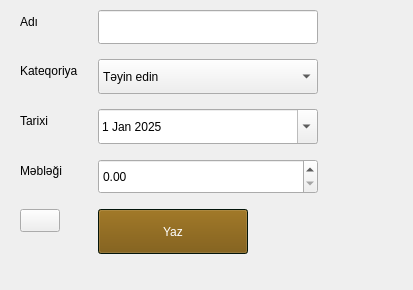
   <widget class="QWidget" name="XercTab">
    <attribute name="title">
     <string>Xərclər</string>
    </attribute>
    <widget class="QWidget" name="formLayoutWidget_2">
     <property name="geometry">
      <rect>
       <x>0</x>
       <y>0</y>
       <width>404</width>
       <height>281</height>
      </rect>
     </property>
     <layout class="QFormLayout" name="XercLayouzt">
      <property name="fieldGrowthPolicy">
       <enum>QFormLayout::FieldGrowthPolicy::AllNonFixedFieldsGrow</enum>
      </property>
      <property name="rowWrapPolicy">
       <enum>QFormLayout::RowWrapPolicy::DontWrapRows</enum>
      </property>
      <property name="labelAlignment">
       <set>Qt::AlignmentFlag::AlignLeading|Qt::AlignmentFlag::AlignLeft|Qt::AlignmentFlag::AlignVCenter</set>
      </property>
      <property name="formAlignment">
       <set>Qt::AlignmentFlag::AlignLeading|Qt::AlignmentFlag::AlignLeft|Qt::AlignmentFlag::AlignTop</set>
      </property>
      <property name="horizontalSpacing">
       <number>20</number>
      </property>
      <property name="verticalSpacing">
       <number>15</number>
      </property>
      <property name="leftMargin">
       <number>20</number>
      </property>
      <property name="topMargin">
       <number>10</number>
      </property>
      <property name="rightMargin">
       <number>20</number>
      </property>
      <property name="bottomMargin">
       <number>20</number>
      </property>
      <item row="0" column="0">
       <widget class="QLabel" name="label_12">
        <property name="text">
         <string>Adı</string>
        </property>
       </widget>
      </item>
      <item row="1" column="0">
       <widget class="QLabel" name="label_9">
        <property name="text">
         <string>Kateqoriya</string>
        </property>
       </widget>
      </item>
      <item row="1" column="1">
       <widget class="QComboBox" name="ChooisCategoryOfExp">
        <property name="sizePolicy">
         <sizepolicy hsizetype="Maximum" vsizetype="Maximum">
          <horstretch>0</horstretch>
          <verstretch>0</verstretch>
         </sizepolicy>
        </property>
        <property name="minimumSize">
         <size>
          <width>220</width>
          <height>35</height>
         </size>
        </property>
        <property name="cursor">
         <cursorShape>PointingHandCursor</cursorShape>
        </property>
        <item>
         <property name="text">
          <string>Təyin edin</string>
         </property>
        </item>
       </widget>
      </item>
      <item row="2" column="0">
       <widget class="QLabel" name="label_10">
        <property name="text">
         <string>Tarixi</string>
        </property>
       </widget>
      </item>
      <item row="2" column="1">
       <widget class="QDateEdit" name="DateOfExp">
        <property name="sizePolicy">
         <sizepolicy hsizetype="Maximum" vsizetype="Maximum">
          <horstretch>0</horstretch>
          <verstretch>0</verstretch>
         </sizepolicy>
        </property>
        <property name="minimumSize">
         <size>
          <width>220</width>
          <height>35</height>
         </size>
        </property>
        <property name="cursor">
         <cursorShape>IBeamCursor</cursorShape>
        </property>
        <property name="calendarPopup">
         <bool>true</bool>
        </property>
        <property name="date">
         <date>
          <year>2025</year>
          <month>1</month>
          <day>1</day>
         </date>
        </property>
       </widget>
      </item>
      <item row="3" column="0">
       <widget class="QLabel" name="label_11">
        <property name="text">
         <string>Məbləği</string>
        </property>
       </widget>
      </item>
      <item row="3" column="1">
       <widget class="QDoubleSpinBox" name="AmountOfEcp">
        <property name="sizePolicy">
         <sizepolicy hsizetype="Maximum" vsizetype="Maximum">
          <horstretch>0</horstretch>
          <verstretch>0</verstretch>
         </sizepolicy>
        </property>
        <property name="minimumSize">
         <size>
          <width>220</width>
          <height>35</height>
         </size>
        </property>
        <property name="cursor">
         <cursorShape>IBeamCursor</cursorShape>
        </property>
        <property name="maximum">
         <double>1000000.989999999990687</double>
        </property>
       </widget>
      </item>
      <item row="4" column="1">
       <widget class="QPushButton" name="SaveExpButton">
        <property name="sizePolicy">
         <sizepolicy hsizetype="Maximum" vsizetype="Maximum">
          <horstretch>0</horstretch>
          <verstretch>0</verstretch>
         </sizepolicy>
        </property>
        <property name="minimumSize">
         <size>
          <width>150</width>
          <height>45</height>
         </size>
        </property>
        <property name="palette">
         <palette>
          <active>
           <colorrole role="WindowText">
            <brush brushstyle="SolidPattern">
             <color alpha="255">
              <red>255</red>
              <green>255</green>
              <blue>255</blue>
             </color>
            </brush>
           </colorrole>
           <colorrole role="Button">
            <brush brushstyle="SolidPattern">
             <color alpha="255">
              <red>117</red>
              <green>78</green>
              <blue>0</blue>
             </color>
            </brush>
           </colorrole>
           <colorrole role="Light">
            <brush brushstyle="SolidPattern">
             <color alpha="255">
              <red>6</red>
              <green>45</green>
              <blue>24</blue>
             </color>
            </brush>
           </colorrole>
           <colorrole role="Midlight">
            <brush brushstyle="SolidPattern">
             <color alpha="255">
              <red>5</red>
              <green>37</green>
              <blue>20</blue>
             </color>
            </brush>
           </colorrole>
           <colorrole role="Dark">
            <brush brushstyle="SolidPattern">
             <color alpha="255">
              <red>2</red>
              <green>15</green>
              <blue>8</blue>
             </color>
            </brush>
           </colorrole>
           <colorrole role="Mid">
            <brush brushstyle="SolidPattern">
             <color alpha="255">
              <red>3</red>
              <green>20</green>
              <blue>11</blue>
             </color>
            </brush>
           </colorrole>
           <colorrole role="Text">
            <brush brushstyle="SolidPattern">
             <color alpha="255">
              <red>255</red>
              <green>255</green>
              <blue>255</blue>
             </color>
            </brush>
           </colorrole>
           <colorrole role="BrightText">
            <brush brushstyle="SolidPattern">
             <color alpha="255">
              <red>255</red>
              <green>255</green>
              <blue>255</blue>
             </color>
            </brush>
           </colorrole>
           <colorrole role="ButtonText">
            <brush brushstyle="SolidPattern">
             <color alpha="255">
              <red>255</red>
              <green>255</green>
              <blue>255</blue>
             </color>
            </brush>
           </colorrole>
           <colorrole role="Base">
            <brush brushstyle="SolidPattern">
             <color alpha="255">
              <red>0</red>
              <green>0</green>
              <blue>0</blue>
             </color>
            </brush>
           </colorrole>
           <colorrole role="Window">
            <brush brushstyle="SolidPattern">
             <color alpha="255">
              <red>4</red>
              <green>30</green>
              <blue>16</blue>
             </color>
            </brush>
           </colorrole>
           <colorrole role="Shadow">
            <brush brushstyle="SolidPattern">
             <color alpha="255">
              <red>0</red>
              <green>0</green>
              <blue>0</blue>
             </color>
            </brush>
           </colorrole>
           <colorrole role="AlternateBase">
            <brush brushstyle="SolidPattern">
             <color alpha="255">
              <red>2</red>
              <green>15</green>
              <blue>8</blue>
             </color>
            </brush>
           </colorrole>
           <colorrole role="ToolTipBase">
            <brush brushstyle="SolidPattern">
             <color alpha="255">
              <red>255</red>
              <green>255</green>
              <blue>220</blue>
             </color>
            </brush>
           </colorrole>
           <colorrole role="ToolTipText">
            <brush brushstyle="SolidPattern">
             <color alpha="255">
              <red>0</red>
              <green>0</green>
              <blue>0</blue>
             </color>
            </brush>
           </colorrole>
           <colorrole role="PlaceholderText">
            <brush brushstyle="SolidPattern">
             <color alpha="127">
              <red>255</red>
              <green>255</green>
              <blue>255</blue>
             </color>
            </brush>
           </colorrole>
           <colorrole role="Accent">
            <brush brushstyle="SolidPattern">
             <color alpha="255">
              <red>0</red>
              <green>0</green>
              <blue>0</blue>
             </color>
            </brush>
           </colorrole>
          </active>
          <inactive>
           <colorrole role="WindowText">
            <brush brushstyle="SolidPattern">
             <color alpha="255">
              <red>255</red>
              <green>255</green>
              <blue>255</blue>
             </color>
            </brush>
           </colorrole>
           <colorrole role="Button">
            <brush brushstyle="SolidPattern">
             <color alpha="255">
              <red>117</red>
              <green>78</green>
              <blue>0</blue>
             </color>
            </brush>
           </colorrole>
           <colorrole role="Light">
            <brush brushstyle="SolidPattern">
             <color alpha="255">
              <red>6</red>
              <green>45</green>
              <blue>24</blue>
             </color>
            </brush>
           </colorrole>
           <colorrole role="Midlight">
            <brush brushstyle="SolidPattern">
             <color alpha="255">
              <red>5</red>
              <green>37</green>
              <blue>20</blue>
             </color>
            </brush>
           </colorrole>
           <colorrole role="Dark">
            <brush brushstyle="SolidPattern">
             <color alpha="255">
              <red>2</red>
              <green>15</green>
              <blue>8</blue>
             </color>
            </brush>
           </colorrole>
           <colorrole role="Mid">
            <brush brushstyle="SolidPattern">
             <color alpha="255">
              <red>3</red>
              <green>20</green>
              <blue>11</blue>
             </color>
            </brush>
           </colorrole>
           <colorrole role="Text">
            <brush brushstyle="SolidPattern">
             <color alpha="255">
              <red>255</red>
              <green>255</green>
              <blue>255</blue>
             </color>
            </brush>
           </colorrole>
           <colorrole role="BrightText">
            <brush brushstyle="SolidPattern">
             <color alpha="255">
              <red>255</red>
              <green>255</green>
              <blue>255</blue>
             </color>
            </brush>
           </colorrole>
           <colorrole role="ButtonText">
            <brush brushstyle="SolidPattern">
             <color alpha="255">
              <red>255</red>
              <green>255</green>
              <blue>255</blue>
             </color>
            </brush>
           </colorrole>
           <colorrole role="Base">
            <brush brushstyle="SolidPattern">
             <color alpha="255">
              <red>0</red>
              <green>0</green>
              <blue>0</blue>
             </color>
            </brush>
           </colorrole>
           <colorrole role="Window">
            <brush brushstyle="SolidPattern">
             <color alpha="255">
              <red>4</red>
              <green>30</green>
              <blue>16</blue>
             </color>
            </brush>
           </colorrole>
           <colorrole role="Shadow">
            <brush brushstyle="SolidPattern">
             <color alpha="255">
              <red>0</red>
              <green>0</green>
              <blue>0</blue>
             </color>
            </brush>
           </colorrole>
           <colorrole role="AlternateBase">
            <brush brushstyle="SolidPattern">
             <color alpha="255">
              <red>2</red>
              <green>15</green>
              <blue>8</blue>
             </color>
            </brush>
           </colorrole>
           <colorrole role="ToolTipBase">
            <brush brushstyle="SolidPattern">
             <color alpha="255">
              <red>255</red>
              <green>255</green>
              <blue>220</blue>
             </color>
            </brush>
           </colorrole>
           <colorrole role="ToolTipText">
            <brush brushstyle="SolidPattern">
             <color alpha="255">
              <red>0</red>
              <green>0</green>
              <blue>0</blue>
             </color>
            </brush>
           </colorrole>
           <colorrole role="PlaceholderText">
            <brush brushstyle="SolidPattern">
             <color alpha="127">
              <red>255</red>
              <green>255</green>
              <blue>255</blue>
             </color>
            </brush>
           </colorrole>
           <colorrole role="Accent">
            <brush brushstyle="SolidPattern">
             <color alpha="255">
              <red>0</red>
              <green>0</green>
              <blue>0</blue>
             </color>
            </brush>
           </colorrole>
          </inactive>
          <disabled>
           <colorrole role="WindowText">
            <brush brushstyle="SolidPattern">
             <color alpha="255">
              <red>2</red>
              <green>15</green>
              <blue>8</blue>
             </color>
            </brush>
           </colorrole>
           <colorrole role="Button">
            <brush brushstyle="SolidPattern">
             <color alpha="255">
              <red>117</red>
              <green>78</green>
              <blue>0</blue>
             </color>
            </brush>
           </colorrole>
           <colorrole role="Light">
            <brush brushstyle="SolidPattern">
             <color alpha="255">
              <red>6</red>
              <green>45</green>
              <blue>24</blue>
             </color>
            </brush>
           </colorrole>
           <colorrole role="Midlight">
            <brush brushstyle="SolidPattern">
             <color alpha="255">
              <red>5</red>
              <green>37</green>
              <blue>20</blue>
             </color>
            </brush>
           </colorrole>
           <colorrole role="Dark">
            <brush brushstyle="SolidPattern">
             <color alpha="255">
              <red>2</red>
              <green>15</green>
              <blue>8</blue>
             </color>
            </brush>
           </colorrole>
           <colorrole role="Mid">
            <brush brushstyle="SolidPattern">
             <color alpha="255">
              <red>3</red>
              <green>20</green>
              <blue>11</blue>
             </color>
            </brush>
           </colorrole>
           <colorrole role="Text">
            <brush brushstyle="SolidPattern">
             <color alpha="255">
              <red>2</red>
              <green>15</green>
              <blue>8</blue>
             </color>
            </brush>
           </colorrole>
           <colorrole role="BrightText">
            <brush brushstyle="SolidPattern">
             <color alpha="255">
              <red>255</red>
              <green>255</green>
              <blue>255</blue>
             </color>
            </brush>
           </colorrole>
           <colorrole role="ButtonText">
            <brush brushstyle="SolidPattern">
             <color alpha="255">
              <red>2</red>
              <green>15</green>
              <blue>8</blue>
             </color>
            </brush>
           </colorrole>
           <colorrole role="Base">
            <brush brushstyle="SolidPattern">
             <color alpha="255">
              <red>4</red>
              <green>30</green>
              <blue>16</blue>
             </color>
            </brush>
           </colorrole>
           <colorrole role="Window">
            <brush brushstyle="SolidPattern">
             <color alpha="255">
              <red>4</red>
              <green>30</green>
              <blue>16</blue>
             </color>
            </brush>
           </colorrole>
           <colorrole role="Shadow">
            <brush brushstyle="SolidPattern">
             <color alpha="255">
              <red>0</red>
              <green>0</green>
              <blue>0</blue>
             </color>
            </brush>
           </colorrole>
           <colorrole role="AlternateBase">
            <brush brushstyle="SolidPattern">
             <color alpha="255">
              <red>4</red>
              <green>30</green>
              <blue>16</blue>
             </color>
            </brush>
           </colorrole>
           <colorrole role="ToolTipBase">
            <brush brushstyle="SolidPattern">
             <color alpha="255">
              <red>255</red>
              <green>255</green>
              <blue>220</blue>
             </color>
            </brush>
           </colorrole>
           <colorrole role="ToolTipText">
            <brush brushstyle="SolidPattern">
             <color alpha="255">
              <red>0</red>
              <green>0</green>
              <blue>0</blue>
             </color>
            </brush>
           </colorrole>
           <colorrole role="PlaceholderText">
            <brush brushstyle="SolidPattern">
             <color alpha="127">
              <red>2</red>
              <green>15</green>
              <blue>8</blue>
             </color>
            </brush>
           </colorrole>
           <colorrole role="Accent">
            <brush brushstyle="SolidPattern">
             <color alpha="255">
              <red>3</red>
              <green>21</green>
              <blue>11</blue>
             </color>
            </brush>
           </colorrole>
          </disabled>
         </palette>
        </property>
        <property name="cursor">
         <cursorShape>PointingHandCursor</cursorShape>
        </property>
        <property name="text">
         <string>Yaz</string>
        </property>
       </widget>
      </item>
      <item row="0" column="1">
       <widget class="QLineEdit" name="VvriteExpName">
        <property name="enabled">
         <bool>true</bool>
        </property>
        <property name="sizePolicy">
         <sizepolicy hsizetype="Maximum" vsizetype="Maximum">
          <horstretch>0</horstretch>
          <verstretch>0</verstretch>
         </sizepolicy>
        </property>
        <property name="minimumSize">
         <size>
          <width>220</width>
          <height>34</height>
         </size>
        </property>
       </widget>
      </item>
      <item row="4" column="0">
       <widget class="QToolButton" name="ToolButtonXerc">
        <property name="sizePolicy">
         <sizepolicy hsizetype="Minimum" vsizetype="Fixed">
          <horstretch>0</horstretch>
          <verstretch>0</verstretch>
         </sizepolicy>
        </property>
        <property name="minimumSize">
         <size>
          <width>40</width>
          <height>0</height>
         </size>
        </property>
        <property name="cursor">
         <cursorShape>PointingHandCursor</cursorShape>
        </property>
        <property name="mouseTracking">
         <bool>true</bool>
        </property>
        <property name="text">
         <string/>
        </property>
       </widget>
      </item>
     </layout>
    </widget>
   </widget>
